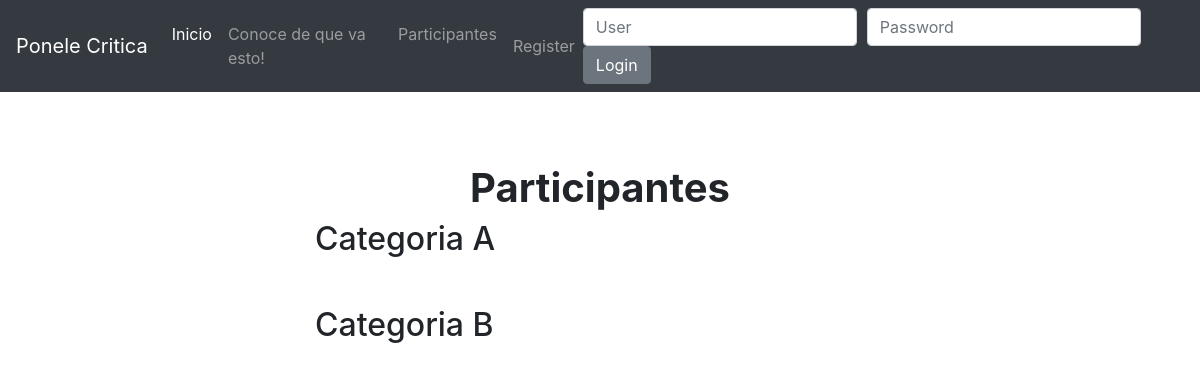
Before: /participantes/ with the older database file.
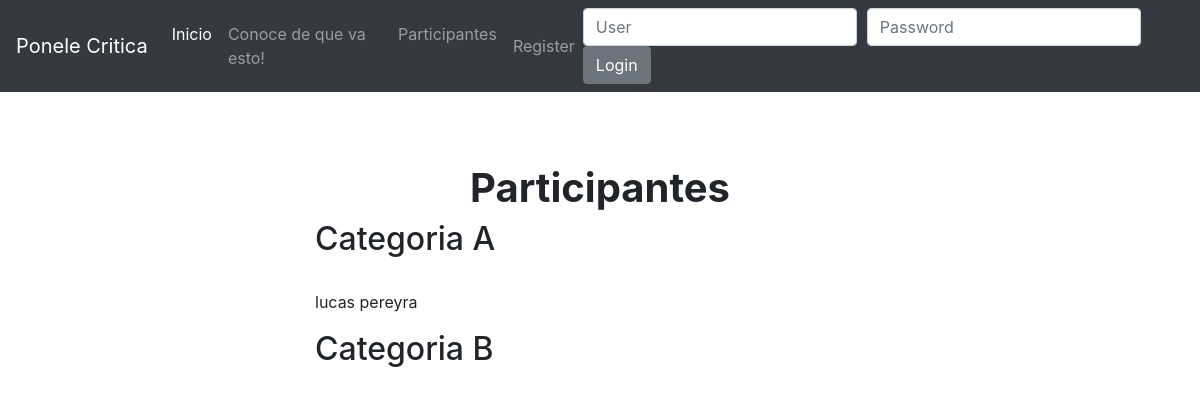
After: the same page with the newer database file.
### Participantes/models.py (models this page shows)
class ParticipantesTorneo(models.Model):
    partid = models.IntegerField(null=True)
    partnombre = models.CharField(max_length=20,verbose_name='Nombre')
    partapellido = models.CharField(max_length=20,verbose_name='Apellido')
    partpuntaje = models.IntegerField(null=True)
    partjugadas = models.IntegerField(null=True)
    partcat = models.CharField(max_length=1,verbose_name='Categoria')

### Participantes/views.py (the view)
# urls.py: path('participantes/', participantes_list, name='partlist'),
def participantes_list(request):
    queryset = ParticipantesTorneo.objects.all().order_by('partnombre')
    context = {
        "queryset": queryset,
    }
    return render(request,'participantes.html',context)

### templates/participantes.html (shortened to what this page needs)
{% extends "base.html" %}
{% block content %}
<div class='row justify-content-center'>
    <div class='col-sm-6 col-sm-offset-3'>
    <br/>
    <br/>
    <br/>
        <h1 class='text-align-center'><strong>Participantes</strong></h1>
        <h2 >Categoria A</h2>
        <br/>
        {% for instance in queryset %}
            {% if instance.partcat == 'A'%}
                <p>{{ instance.partnombre }} {{ instance.partapellido }}</p>
            {% endif %}
        {% endfor %}
        <h2 >Categoria B</h2>
        <br/>
    </div>
</div>
{% endblock %}

Changed rows visible on the page:
added ParticipantesTorneo: partnombre "lucas", partapellido "pereyra"
